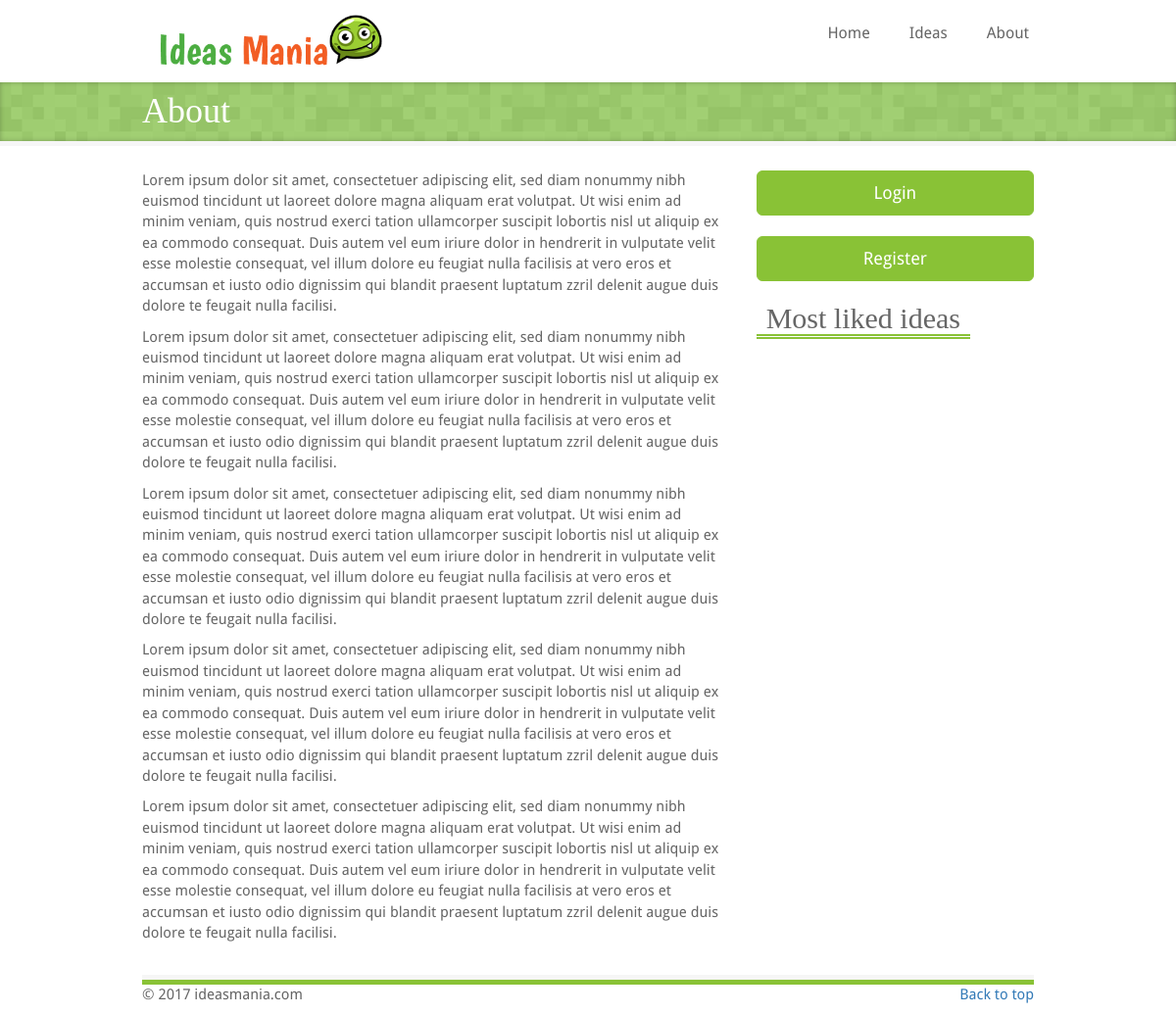
The page /about.php on the database as committed earlier.
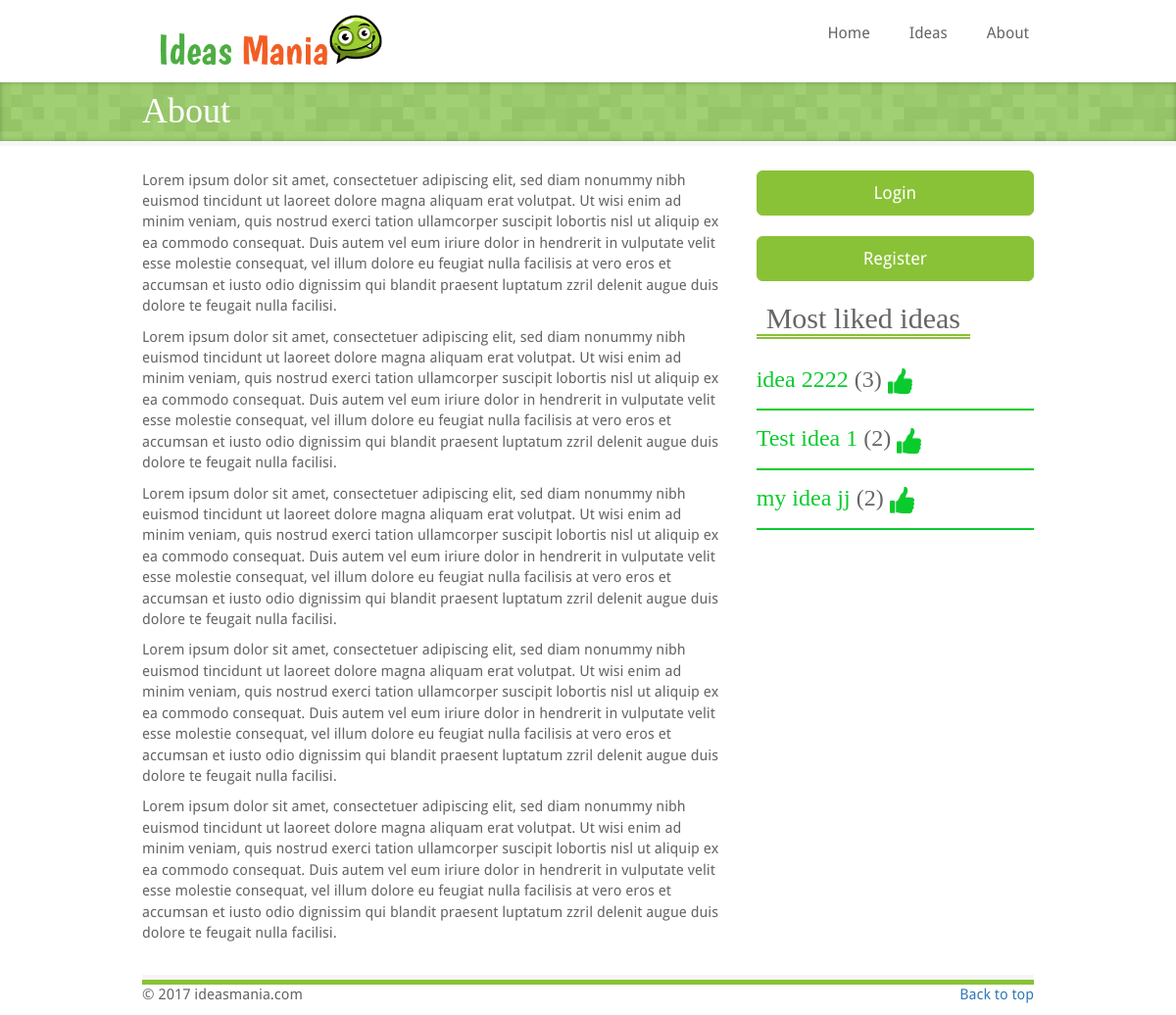
The same page on the database as committed later.
### tables this page shows
CREATE TABLE IF NOT EXISTS `ideas` (
  `Idea_Id` int(11) NOT NULL AUTO_INCREMENT,
  `Title` varchar(200) DEFAULT NULL,
  `Description` text,
  `Content` text,
  `Category_Id` int(11) NOT NULL,
  `User_Id` int(11) NOT NULL,
  `Date` date DEFAULT NULL,
  PRIMARY KEY (`Idea_Id`)
);

### shared/database.php (called while the page is built, shortened)
<?php
function RunQuery($query){
    $con = mysqli_connect("localhost","root","", "ideasmania") or die ("can not establish connection");
    $result = mysqli_query($con, $query);
    return $result;
}
?>

### shared/functions.php (called while the page is built, shortened)
<?php
include("database.php");
function GetMostLikedIdeas(){
    $query = "select i.Idea_Id, i.Title, sum(r.RatingValue) as rating from ideas as i
              inner join rating as r
              on i.Idea_Id = r.Idea_Id
              group by i.Idea_Id
              order by rating desc, i.Date desc limit 4";
    $result = RunQuery($query);
    $ideasList = array();
    while ($row = mysqli_fetch_array($result))
    {
        $idea = (object)array();
        $idea->ideaId = $row["Idea_Id"];
        $idea->title = $row["Title"];
        $idea->rating = $row["rating"];
        array_push($ideasList, $idea);
    }
    return $ideasList;
}
?>

### shared/side.php (the view)
<?php
    $likedIdeas = GetMostLikedIdeas();
?>
<?php
    if(!isset($_SESSION["userId"])){
 ?>
<div>
                    <a style="width:100%" href="login.php" class="btn btn-success btn-lg">Login</a>
                </div>
                <br />
                <div>
                    <a style="width:100%" href="register.php" class="btn btn-success btn-lg">Register</a>
                </div>
                <br />
<?php } ?>
                <div>
                    <div class="title">
                        <h2>Most liked ideas</h2>
                    </div>
                    <br />
                    <?php foreach($likedIdeas as $l){ ?>
                        <div class="likedIdeas">
                            <h3><a href="singleIdea.php?id=<?php echo $l->ideaId ?>" ><?php echo $l->title ?></a> (<?php echo $l->rating ?>) <img src="img/likeColored.png" width="25px" /></h3>
                        </div>
                        <div class="green-separator"></div>
                    <?php } ?>
                </div>

Rows that differ between the two databases and show on the page:
added ideas: Title "idea 2222", rating "3"
now on this page (row edited): ideas: Title "Test idea 1", rating "2"
added ideas: Title "my idea jj", rating "2"
